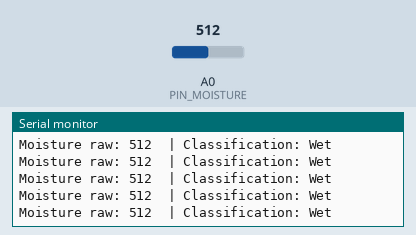
A sketch run on a simulated Arduino Uno, built with avr-gcc and run on an emulated ATmega328P. Shown: the last lines printed to the serial monitor. Inputs (shaded band) come from the test bench; at power-on: A0 (PIN_MOISTURE) = 512.

Above: at 1.3 s.
1.4 s: A0 (PIN_MOISTURE) set to 691
At 1.56 s:
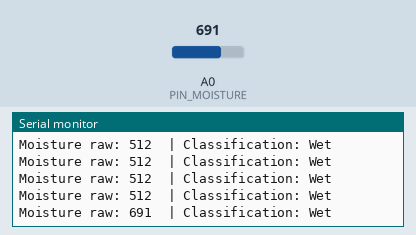
2.9 s: A0 (PIN_MOISTURE) set to 713
At 3.16 s:
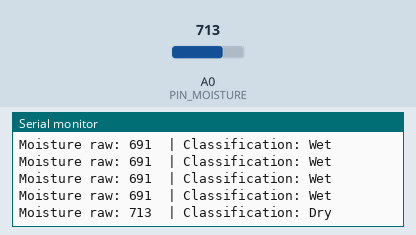

Measured:
- the behaviour switches between 700 and 701 on A0 (PIN_MOISTURE) (found by bisection; images 1 and 2)
- after the input at 1.4 s, the serial monitor: prints a new line at once (image 1)
- after the input at 2.9 s, the serial monitor: prints a new line after 0.10 s (image 2)

The sketch:

test_moisture.ino
```cpp
/*
  Soil Moisture Sensor — Test
  Reads analog moisture value and prints raw reading + wet/dry classification.
  Sensor A0 pin -> A0
*/

// ===== PINS =====
const uint8_t PIN_MOISTURE = A0;

// ===== THRESHOLDS =====
// NOTE: Your module reads HIGH when dry, LOW when wet (inverted logic).
// Dry probe: ~1023   | Wet probe: ~500-600
const uint16_t MOISTURE_THRESHOLD = 700;  // <=700 = Wet, >700 = Dry

// ===== TIMING =====
const uint16_t READ_INTERVAL_MS = 200;

// ===== GLOBALS =====
uint32_t lastRead = 0;

// ===== SETUP =====
void setup() {
  Serial.begin(9600);
  pinMode(PIN_MOISTURE, INPUT);

  Serial.println(F("=== Soil Moisture Sensor Test ==="));
  Serial.print(F("Sensor pin: A0"));
  Serial.println();
  Serial.print(F("Moisture threshold: "));
  Serial.print(MOISTURE_THRESHOLD);
  Serial.println(F("  (>600 = Wet, <=600 = Dry)"));
  Serial.println(F("Insert the sensor probes into soil. Readings will print below."));
  Serial.println();
}

// ===== LOOP =====
void loop() {
  uint32_t now = millis();

  if (now - lastRead >= READ_INTERVAL_MS) {
    lastRead = now;

    uint16_t rawValue = analogRead(PIN_MOISTURE);
    // Inverted: rawValue <= THRESHOLD means wet
    Serial.print(F("Moisture raw: "));
    Serial.print(rawValue);
    Serial.print(F("  | Classification: "));
    Serial.println(rawValue <= MOISTURE_THRESHOLD ? F("Wet") : F("Dry"));
  }
}
```
